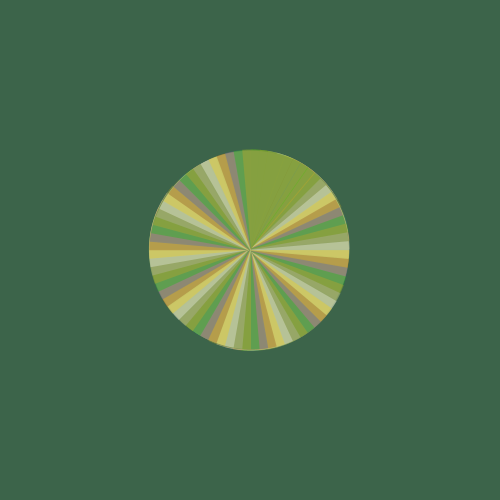
Frame 1 (no input)
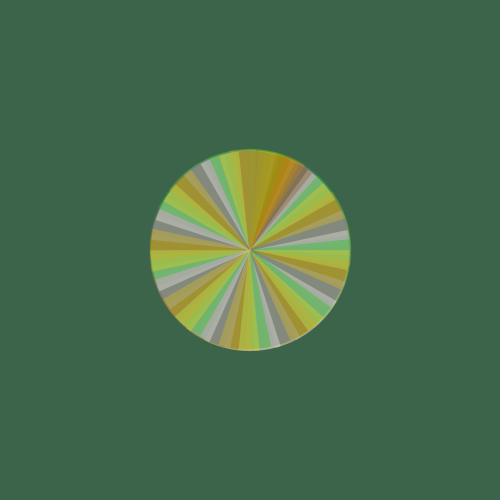
Frame 60 (the mouse pressed at the canvas centre just before this capture)
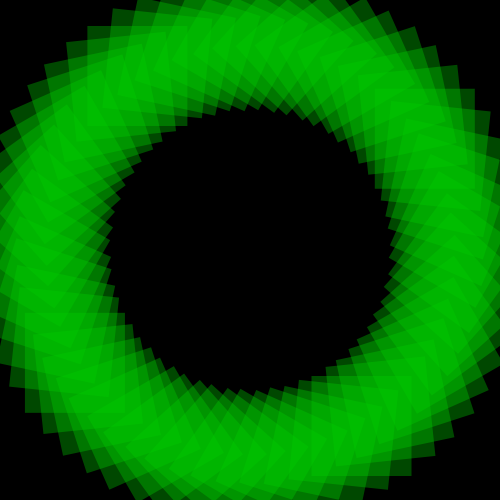
Frame 120 (the mouse held since frame 60 and released just before this capture)

The Processing sketch that drew these frames (run headless with seeded random() and noise(); from frame 60 on, the mouse is pressed at the canvas centre):

// Processing sketch: processing_144374
// ── processing_144374.pde


float pili = TWO_PI;//Kreis
color[] farben = {#00CD00, #FFFFFF, #3A5FCD, #BABABA, #8B4513, #DAA520, #FFD700}; //meine Farbauswahl für DIE SICHERHEIT 
 
void setup()        {
  size(500, 500);
  noStroke();
  colorMode(HSB);    }
 
void draw()          {
  background(100,100,100);
  int s = second();
  
if (mousePressed == true)
    {
      background (0);
 for (int i=0; i<360; i+=s/2)
       {
   float x1 = mouseX/4+sin( 10* (i+10)); //verstreuungen
   float y1 = mouseY/2+cos(10 * (i));
    
    fill(farben[i%3], 90);//3Farben füllen
    pushMatrix();
    translate(width/2,height/2);  
    rotate(radians(i));
    rect(x1, y1, 100, 100);
    popMatrix();
  }  
    }
    else if (mousePressed == false)
    {
 for (int i=0; i<360; i+=s/2)
  {
   float x1 = mouseX/4+cos(10* (i)); //verstreuungen
   float y1 = mouseY/2+sin(10 * (i+10));
    fill(farben[i%7], 80);//7Farben füllen
    pushMatrix();
    translate(width/2,height/2);  
    rotate(radians(i));
    arc(x1, y1, 200, 200, (PI*1.5), (PI*1.5)+(pili/8));
    popMatrix();
  }  
    }
}
